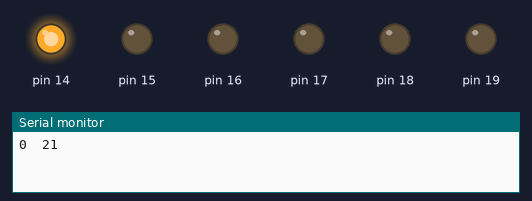
The sketch below on a simulated Arduino Uno, built with avr-gcc and run on an emulated ATmega328P. Parts: output pins drawn as LEDs (lit = HIGH), the last lines printed to the serial monitor.

Above: at 0.2 s.
At 1.2 s:
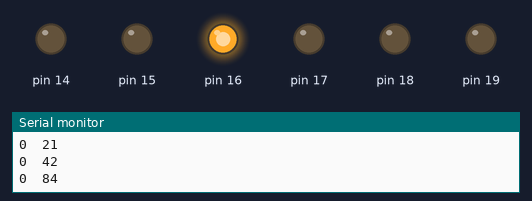
At 1.7 s:
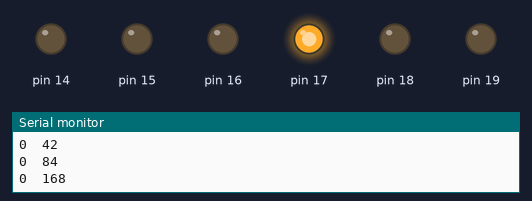
At 2.2 s:
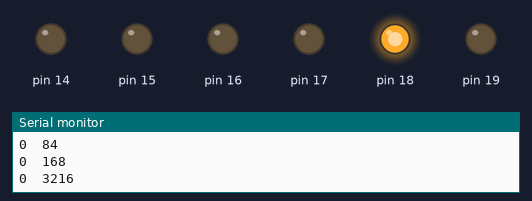
At 3.7 s:
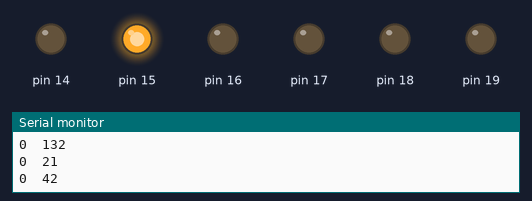
At 5.7 s:
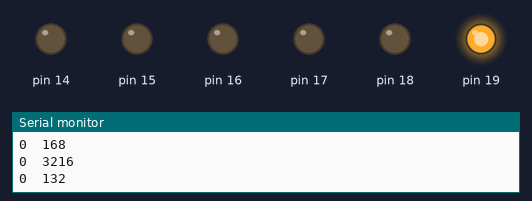
Timing chart, 0 to 6.9 s (numbered marks = the images above):
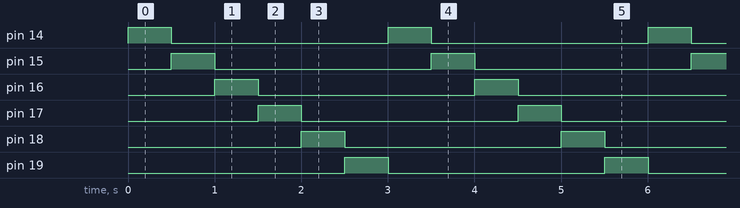

The sketch:

1-3a_walk.ino
```cpp
int ev = 0, i = 1;

void setup() {
  Serial.begin(9600);
  DDRC = 0xFF;
}

void loop() {
  Serial.print(ev);
  PORTC = i;
  i = i + i; //i=2i
  if (i == 0x40) i = 1;
  Serial.print("\t");
  Serial.print(i, DEC);
  Serial.println(PORTC, DEC);
  delay(500); // ignore for speed test
}
```

Measured:
- by itself, pin 14–19: alternates HIGH for 0.50 s and LOW for 2.5 s
- by itself, everything shown: repeats every 3.0 s, in 6 steps
